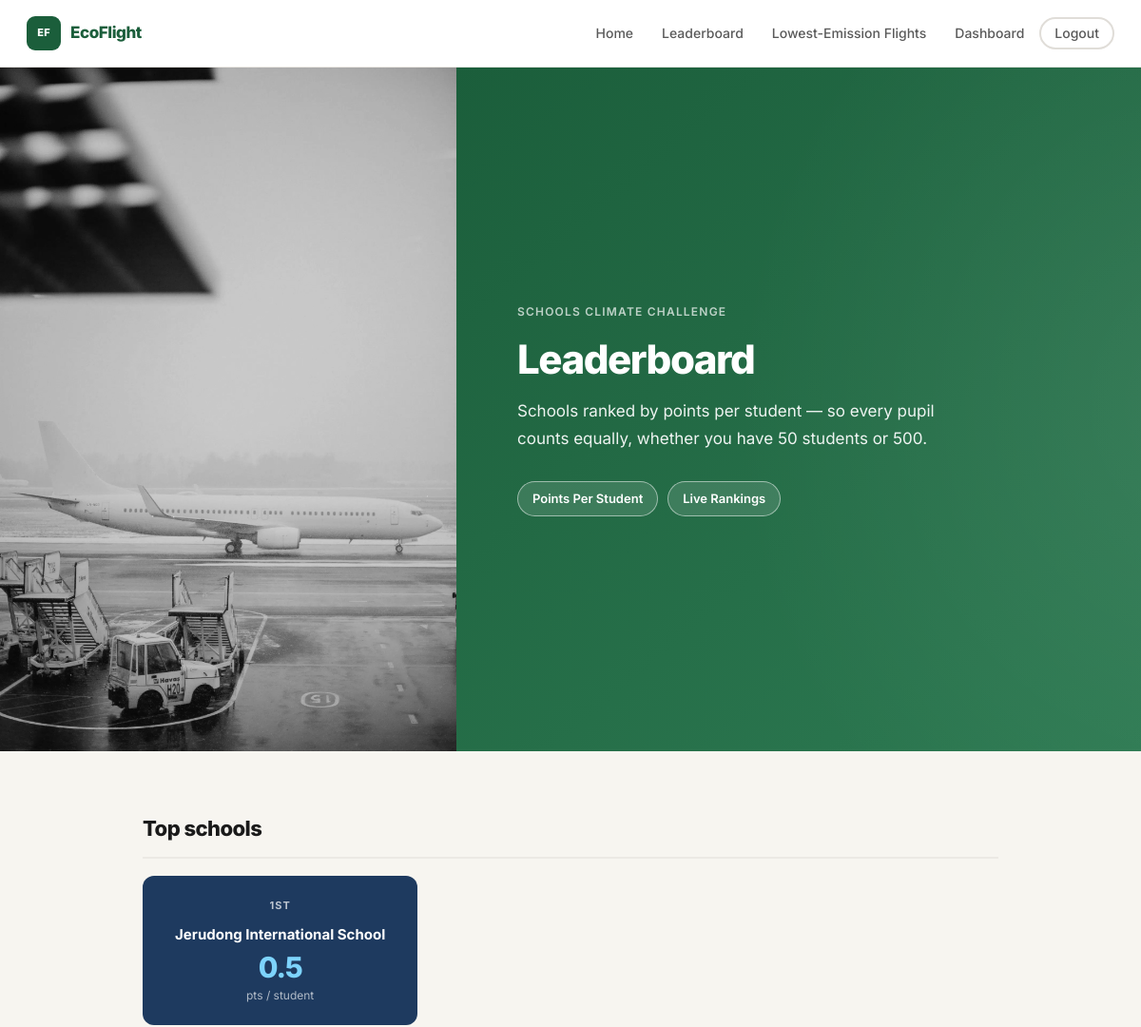
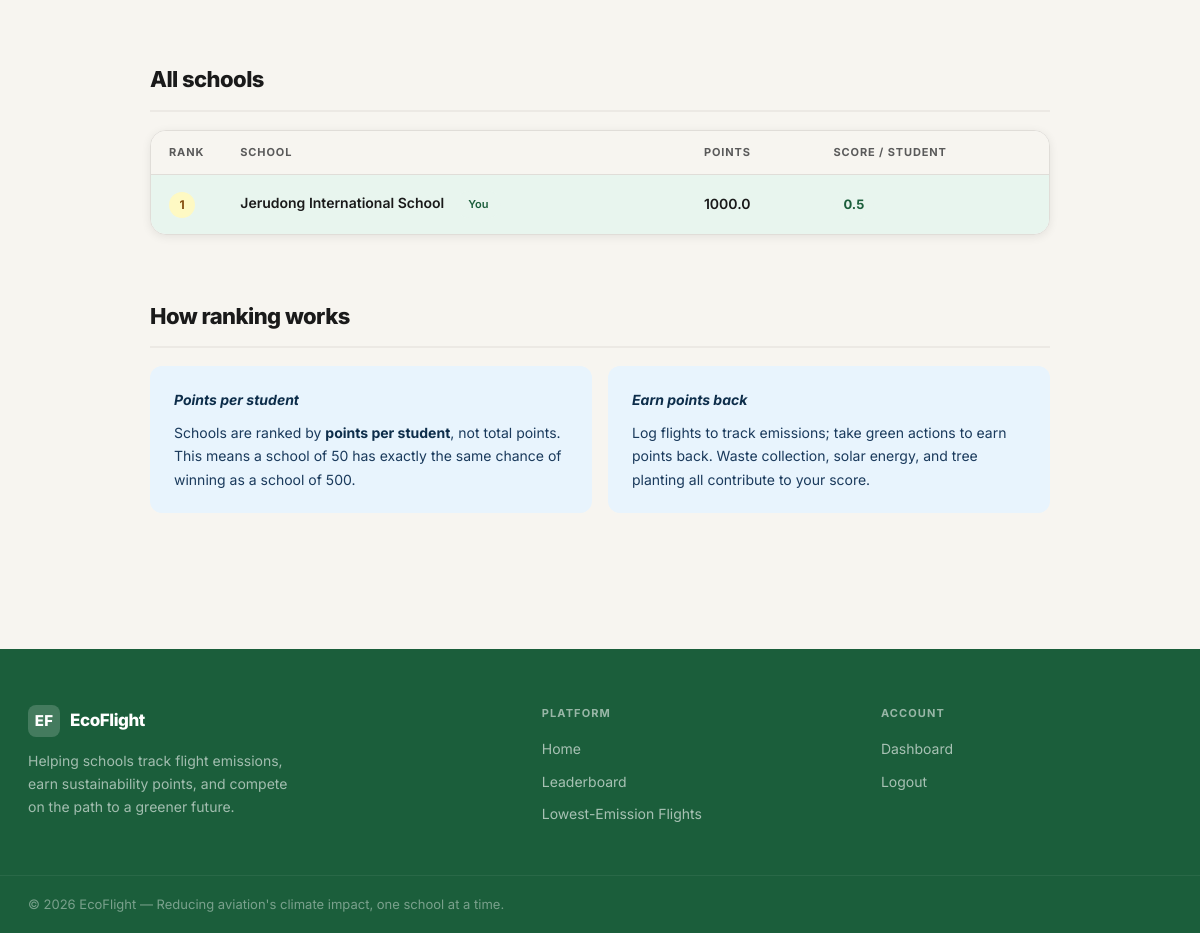
The app's page /leaderboard (signed in) with its own data (2 pictures, top to bottom).
### app.py (models this page shows)
class School(UserMixin, db.Model):
    id = db.Column(db.Integer, primary_key=True)
    name = db.Column(db.String(100), unique=True, nullable=False)
    email = db.Column(db.String(120), unique=True, nullable=False)
    password = db.Column(db.String(200), nullable=False)
    students = db.Column(db.Integer, nullable=False)
    points = db.Column(db.Float, default=1000)
    total_emissions = db.Column(db.Float, default=0)
    def score_per_student(self):
        if self.students == 0:
            return 0
        return round(self.points / self.students, 2)

### app.py (the view)
@app.route("/leaderboard")
def leaderboard():
    init_db_once()
    schools = School.query.all()
    ranked = sorted(schools, key=lambda x: x.score_per_student(), reverse=True)
    return render_template("leaderboard.html", schools=ranked)

### app.py (called while the page is built, shortened)
@login_manager.user_loader
def load_user(user_id):
    return db.session.get(School, int(user_id))

def init_db_once():
    global _db_inited
    if _db_inited:
        return

### templates/leaderboard.html (shortened to what this page needs)
{% extends "base.html" %}
{% block content %}
<section class="split-hero">
  <div class="split-hero__img">
    <img src="{{ url_for('static', filename='pictures/hero.jpg') }}" alt="Airplane in flight">
  </div>
  <div class="split-hero__panel split-hero__panel--green">
    <div class="split-hero__breadcrumb">Schools Climate Challenge</div>
    <h1 class="split-hero__title">Leaderboard</h1>
    <p class="split-hero__body">
      Schools ranked by points per student — so every pupil counts equally,
      whether you have 50 students or 500.
    </p>
    <div class="split-hero__pills">
      <span class="split-hero__pill">Points Per Student</span>
      <span class="split-hero__pill">Live Rankings</span>
    </div>
  </div>
</section>
<div class="lef-page">
  <div class="lef-page__inner">
    {% if schools %}
    <section class="lef-section" id="top-schools">
      <h2 class="lef-section__title">Top schools</h2>
      <div class="lef-grid lef-grid--3" style="margin-bottom:0;">
        {% for school in schools[:3] %}
        <div class="lef-card {% if loop.index == 1 %}lef-card--blue{% else %}lef-card--light-blue{% endif %}"
             style="text-align:center;">
          <div class="lb-rank-label {% if loop.index == 1 %}lb-rank-label--first{% endif %}">
            {% if loop.index == 1 %}1st{% elif loop.index == 2 %}2nd{% else %}3rd{% endif %}
          </div>
          <div style="font-size:15px; font-weight:700; margin-bottom:6px;
            {% if loop.index == 1 %}color:white;{% else %}color:#0d2d4a;{% endif %}">
            {{ school.name }}
          </div>
          <div style="font-size:30px; font-weight:800; letter-spacing:-0.04em; line-height:1;
            {% if loop.index == 1 %}color:#7dd3fc;{% else %}color:var(--green-deep);{% endif %}">
            {{ school.score_per_student() }}
          </div>
          <div style="font-size:12px; margin-top:5px;
            {% if loop.index == 1 %}color:rgba(255,255,255,.65);{% else %}color:var(--text-muted);{% endif %}">
            pts / student
          </div>
        </div>
        {% endfor %}
      </div>
    </section>
    <section class="lef-section" id="all-schools">
      <h2 class="lef-section__title">All schools</h2>
      <div class="table-wrap">
        <table class="table">
          <thead>
            <tr>
              <th style="width:70px;">Rank</th>
              <th>School</th>
              <th>Points</th>
              <th>Score / student</th>
            </tr>
          </thead>
          <tbody>
            {% for school in schools %}
            <tr {% if current_user.is_authenticated and school.name == current_user.name %}style="background:var(--green-pale);"{% endif %}>
              <td>
                {% if loop.index <= 3 %}
                  <span class="lb-num lb-num--{{ loop.index }}">{{ loop.index }}</span>
                {% else %}
                  <span style="font-size:14px; color:var(--text-muted); font-weight:600;">{{ loop.index }}</span>
                {% endif %}
              </td>
              <td>
                <span style="font-weight:600;">{{ school.name }}</span>
                {% if current_user.is_authenticated and school.name == current_user.name %}
                  <span class="pill pill--green" style="margin-left:8px; font-size:11px;">You</span>
                {% endif %}
              </td>
              <td>
                <span style="font-weight:600;">{{ school.points | round(1) }}</span>
              </td>
              <td>
                <span class="score-badge">{{ school.score_per_student() }}</span>
              </td>
            </tr>
            {% endfor %}
          </tbody>
        </table>
      </div>
    </section>
    {% endif %}
    <section class="lef-section" id="how-ranking-works">
      <h2 class="lef-section__title">How ranking works</h2>
      <div class="lef-grid lef-grid--2">
        <div class="lef-card lef-card--light-blue">
          <div class="lef-card__title">Points per student</div>
          <div class="lef-card__body">
            Schools are ranked by <strong>points per student</strong>, not total points.
            This means a school of 50 has exactly the same chance of winning as a school of 500.
          </div>
        </div>
        <div class="lef-card lef-card--light-blue">
          <div class="lef-card__title">Earn points back</div>
          <div class="lef-card__body">
            Log flights to track emissions; take green actions to earn points back.
            Waste collection, solar energy, and tree planting all contribute to your score.
          </div>
        </div>
      </div>
    </section>
  </div>
</div>
{% endblock %}

### records on screen
School: name "Jerudong International School", score_per_student "0.5", shows "You", points "1000.0"

### other values on screen
{{ (now.year if now else 2026) }} "2026"
